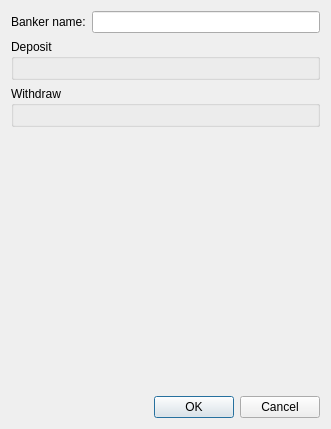
<?xml version="1.0" encoding="UTF-8"?>
<ui version="4.0">
 <class>BankTransactionSelecter</class>
 <widget class="QDialog" name="BankTransactionSelecter">
  <property name="geometry">
   <rect>
    <x>0</x>
    <y>0</y>
    <width>331</width>
    <height>429</height>
   </rect>
  </property>
  <property name="windowTitle">
   <string>Dialog</string>
  </property>
  <layout class="QVBoxLayout" name="verticalLayout_2">
   <item>
    <layout class="QHBoxLayout" name="horizontalLayout">
     <item>
      <widget class="QLabel" name="label">
       <property name="text">
        <string>Banker name:</string>
       </property>
      </widget>
     </item>
     <item>
      <widget class="QLineEdit" name="bankerNameEdit"/>
     </item>
    </layout>
   </item>
   <item>
    <widget class="QGroupBox" name="toBank">
     <property name="title">
      <string>Deposit</string>
     </property>
     <layout class="QVBoxLayout" name="verticalLayout_4"/>
    </widget>
   </item>
   <item>
    <widget class="QGroupBox" name="fromBank">
     <property name="title">
      <string>Withdraw</string>
     </property>
     <layout class="QVBoxLayout" name="verticalLayout_5"/>
    </widget>
   </item>
   <item>
    <spacer name="verticalSpacer">
     <property name="orientation">
      <enum>Qt::Vertical</enum>
     </property>
     <property name="sizeHint" stdset="0">
      <size>
       <width>20</width>
       <height>40</height>
      </size>
     </property>
    </spacer>
   </item>
   <item>
    <widget class="QDialogButtonBox" name="buttonBox">
     <property name="orientation">
      <enum>Qt::Horizontal</enum>
     </property>
     <property name="standardButtons">
      <set>QDialogButtonBox::Cancel|QDialogButtonBox::Ok</set>
     </property>
    </widget>
   </item>
  </layout>
 </widget>
 <resources/>
 <connections>
  <connection>
   <sender>buttonBox</sender>
   <signal>accepted()</signal>
   <receiver>BankTransactionSelecter</receiver>
   <slot>accept()</slot>
   <hints>
    <hint type="sourcelabel">
     <x>248</x>
     <y>254</y>
    </hint>
    <hint type="destinationlabel">
     <x>157</x>
     <y>274</y>
    </hint>
   </hints>
  </connection>
  <connection>
   <sender>buttonBox</sender>
   <signal>rejected()</signal>
   <receiver>BankTransactionSelecter</receiver>
   <slot>reject()</slot>
   <hints>
    <hint type="sourcelabel">
     <x>316</x>
     <y>260</y>
    </hint>
    <hint type="destinationlabel">
     <x>286</x>
     <y>274</y>
    </hint>
   </hints>
  </connection>
 </connections>
</ui>
